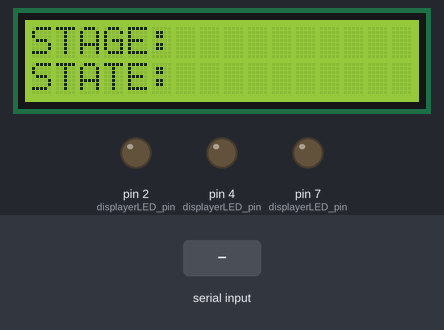
Bench run of a sketch on a simulated Arduino Mega 2560, built with avr-gcc and run on an emulated ATmega2560. Shown: 16×2 character LCD, output pins drawn as LEDs (lit = HIGH). The test bench sets the inputs (shaded band). What the sketch prints to the serial monitor is not drawn.

Above: at 1.2 s.
1.3 s: "A1011234344e" received over Serial
At 2.4 s:
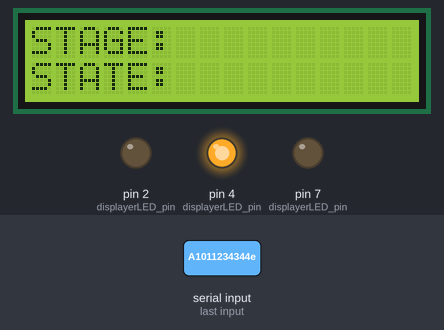
2.8 s: "1,90e" received over Serial
At 4.0 s:
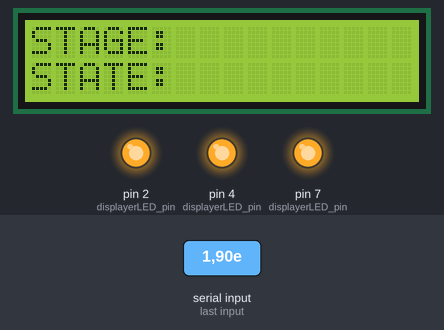
4.3 s: "A,45e" received over Serial
At 5.5 s:
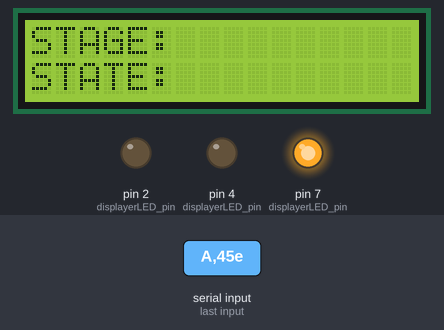
5.8 s: "A90e" received over Serial
At 6.8 s:
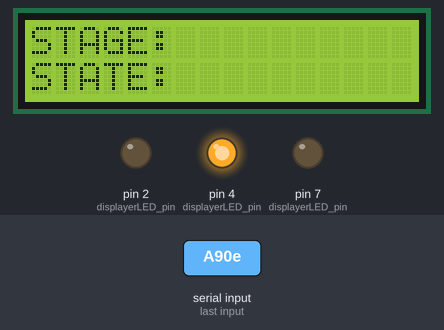
Timing chart, 0 to 8.3 s (numbered marks = the images above; inputs shaded):
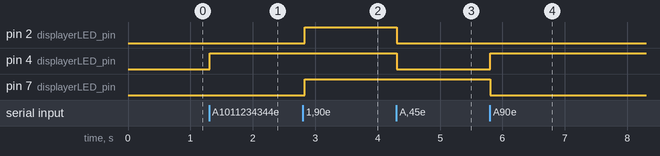

Measured:
- after the input at 1.3 s, pin 4 (displayerLED_pin): LOW → HIGH at once
- after the input at 2.8 s, pin 2 (displayerLED_pin), pin 7 (displayerLED_pin): LOW → HIGH at once
- after the input at 4.3 s, pin 2 (displayerLED_pin), pin 4 (displayerLED_pin): HIGH → LOW at once
- after the input at 5.8 s, pin 4 (displayerLED_pin): LOW → HIGH at once; pin 7 (displayerLED_pin): HIGH → LOW at once

The sketch:

Arduino_Main_v2.ino
```cpp
/* serial unavailable */
/* commandStr: Receiver/STAGE/STATE/pwmL/pwmR/frontCamLED/sideCamLED/StepperMotor/Pump */


// include all the libraries
#include <LiquidCrystal_PCF8574.h>

LiquidCrystal_PCF8574 lcd(0x27);

// pins
int displayerLED_pin[3] = {2,4,7}; //{23,25,27}; // R,G,B
int frontCamLED_pin[3] = {29,31,33};
int sideCamLED_pin[3] = {35,37,39};


// declarations
String commandStr;
char Receiver, STAGE, STATE, pwmL[4], pwmR[4], frontCamLED, sideCamLED, stepperMotor, pump, other;
int PWM_L, PWM_R;

void setup(){
    Serial.begin(9600);
    lcd.begin(16, 2);
    lcd.setBacklight(255);

    lcd.setCursor(0, 0);
    lcd.print("STAGE:     ");
    lcd.setCursor(0, 1);
    lcd.print("STATE:     ");

}

void loop(){

    //Serial.println("A039898e");
    if(Serial.available()){
        commandStr = Serial.readStringUntil('e');
        Serial.print("From python:");
        Serial.println(commandStr);
        //commandStr = "A1011234344";

        Receiver = commandStr[0];
        STAGE = commandStr[1];
        STATE = commandStr[2];

        pwmL[0] = commandStr[3];
        pwmL[1] = commandStr[4];
        pwmL[2] = commandStr[5];
        pwmL[3] = '\0';
        PWM_L = atoi(pwmL);

        pwmR[0] = commandStr[6];
        pwmR[1] = commandStr[7];
        pwmR[2] = commandStr[8];
        pwmR[3] = '\0';
        PWM_R = atoi(pwmR);

        frontCamLED = commandStr[9];
        sideCamLED = commandStr[10];
        stepperMotor = commandStr[11];
        pump = commandStr[12];
        other = commandStr[13];
    }

    // LCD
    //LCD_display_STAGE_STATE(STAGE,STATE);

    // LED
    LED_display_STAGE_STATE(STAGE,STATE);

    if(Receiver=='A'){ // python->arduino

        switch(STAGE){
            case '0':
            {
                // set commandStr: A0....
                // place the to-be-tested code here
            }
            case '1': // N1
            {
                Serial.println("P111aaaawwe");

            }
            case '2': // N2
            {

            }
            case '3': // N3
            {

            }
            case '4': // T1
            {

            }
            case '5': // T2
            {

            }
            case '6': // T3
            {

            }
            case '7': // U
            {

            }
        }

    }

}

void LCD_display_STAGE_STATE(char stage, char state){

    //lcd.clear();
    lcd.setCursor(0, 0);
    lcd.print("STAGE:     ");
    lcd.setCursor(0, 1);
    lcd.print("STATE:     ");

    lcd.setCursor(6, 0);
    lcd.print(STAGE_char2Str(stage));
    lcd.setCursor(6, 1);
    lcd.print("TRACK");

}


void LED_display_STAGE_STATE(char stage,char state){

    switch (state)
    {
    case '0': // TRACK
        igniteLED(displayerLED_pin,'3'); // green
        break;
    case '1': // TRACK_R
        igniteLED(displayerLED_pin,'5') ;// cyan
        break;
    case '2': // SLOW
        igniteLED(displayerLED_pin,'2'); // red
        break;
    case '3': // DRIFT
        igniteLED(displayerLED_pin,'6'); // yellow
        break;
    case '4': // TURN
        igniteLED(displayerLED_pin,'4'); // blue
        break;
    case '5': // U_TURN
        igniteLED(displayerLED_pin,'4'); // blue
        break;
    case '6': // FIND_SIGN, FIND_FRUIT, FIND_CASE
        igniteLED(displayerLED_pin,'0');
        break;
    case '7': // WATER_CASE
        igniteLED(displayerLED_pin,'7'); // megenta
        break;
    case '8': // TRACK_U
        igniteLED(displayerLED_pin,'5'); // cyan
        break;
    case '9': // SWITCH
        igniteLED(displayerLED_pin,'1'); // white
        break;

    default:
        break;
    }

}


String STAGE_char2Str(char stage){
    switch(stage){
        case '0':
            return "debug";
        case '1':
            return "N1";
        case '2':
            return "N2";
        case '3':
            return "N3";
        case '4':
            return "T1";
        case '5':
            return "T2";
        case '6':
            return "T3";
        case '7':
            return "U";
    }
}


void igniteLED(int LEDpins[] ,char choice){
  int R = LEDpins[0];
  int G = LEDpins[1];
  int B = LEDpins[2];

  switch(choice){
    case '0':
      light(R,G,B,0,0,0);  // light off
      break;

    case '1':
      light(R,G,B,255,255,255);  // white
      break;

    case '2':
      light(R,G,B,255,0,0);  // Red
      break;

    case '3':
      light(R,G,B,0,255,0);  // Green
      break;

    case '4':
      light(R,G,B,0,0,255);  // Blue
      break;

    case '5':
      light(R,G,B,0,255,255);  // Cyan
      break;

    case '6':
      light(R,G,B,255,255,0);  // Yellow
      break;

    case '7':
      light(R,G,B,255,0,255);  // Megenta
      break;

  }
}

void resetLED(){
     igniteLED(displayerLED_pin,'0');
     igniteLED(frontCamLED_pin,'0');
     igniteLED(sideCamLED_pin,'0');
}

void light(int R,int G,int B,int r,int g,int b){
  pinMode(R, OUTPUT);
  pinMode(G, OUTPUT);
  pinMode(B, OUTPUT);

    if(r==0){
      digitalWrite(R,LOW);
    }
    else{
      digitalWrite(R,HIGH);
    }
    if(g==0){
      digitalWrite(G,LOW);
    }
    else{
      digitalWrite(G,HIGH);
    }
    if(b==0){
      digitalWrite(B,LOW);
    }
    else{
      digitalWrite(B,HIGH);
    }

  }
```
